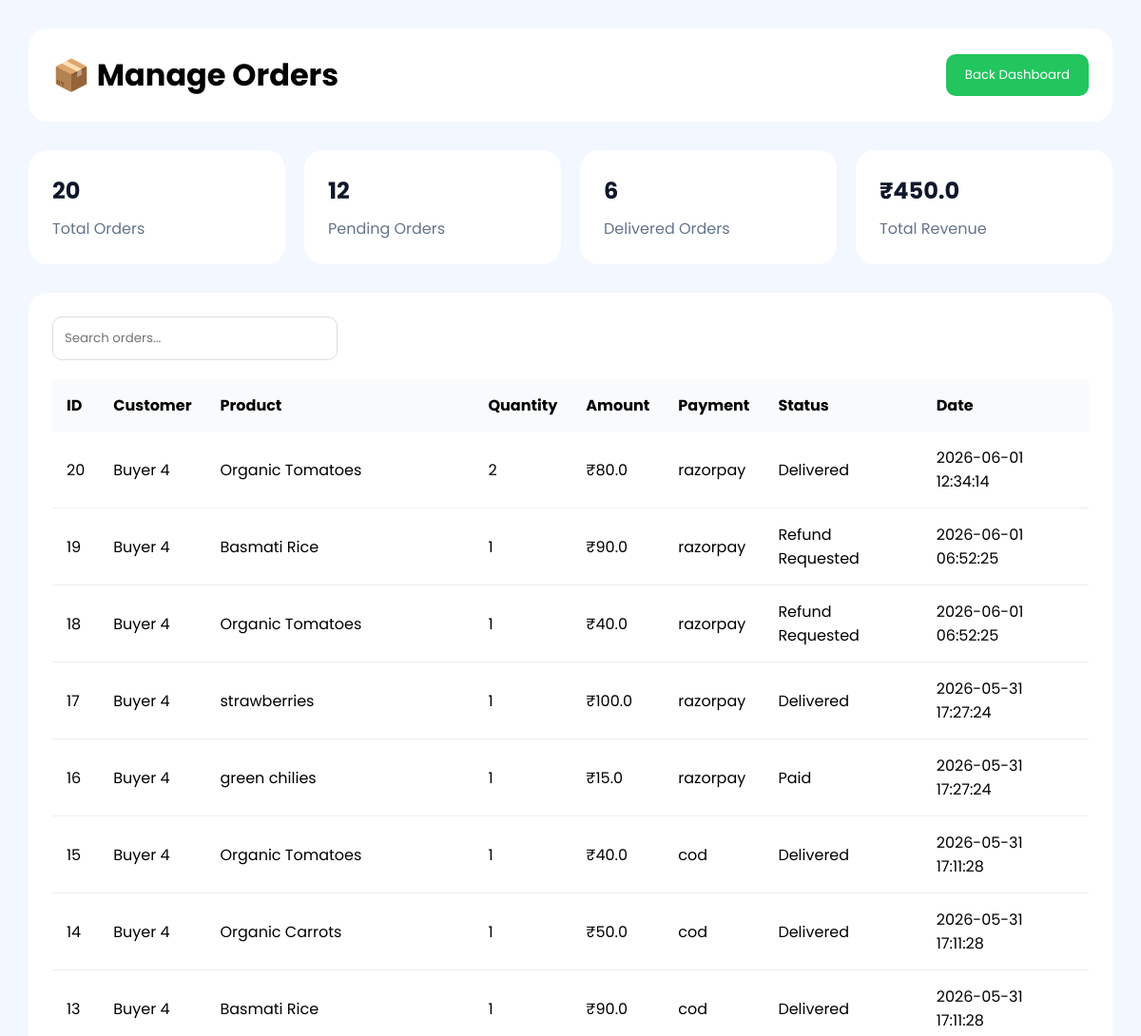
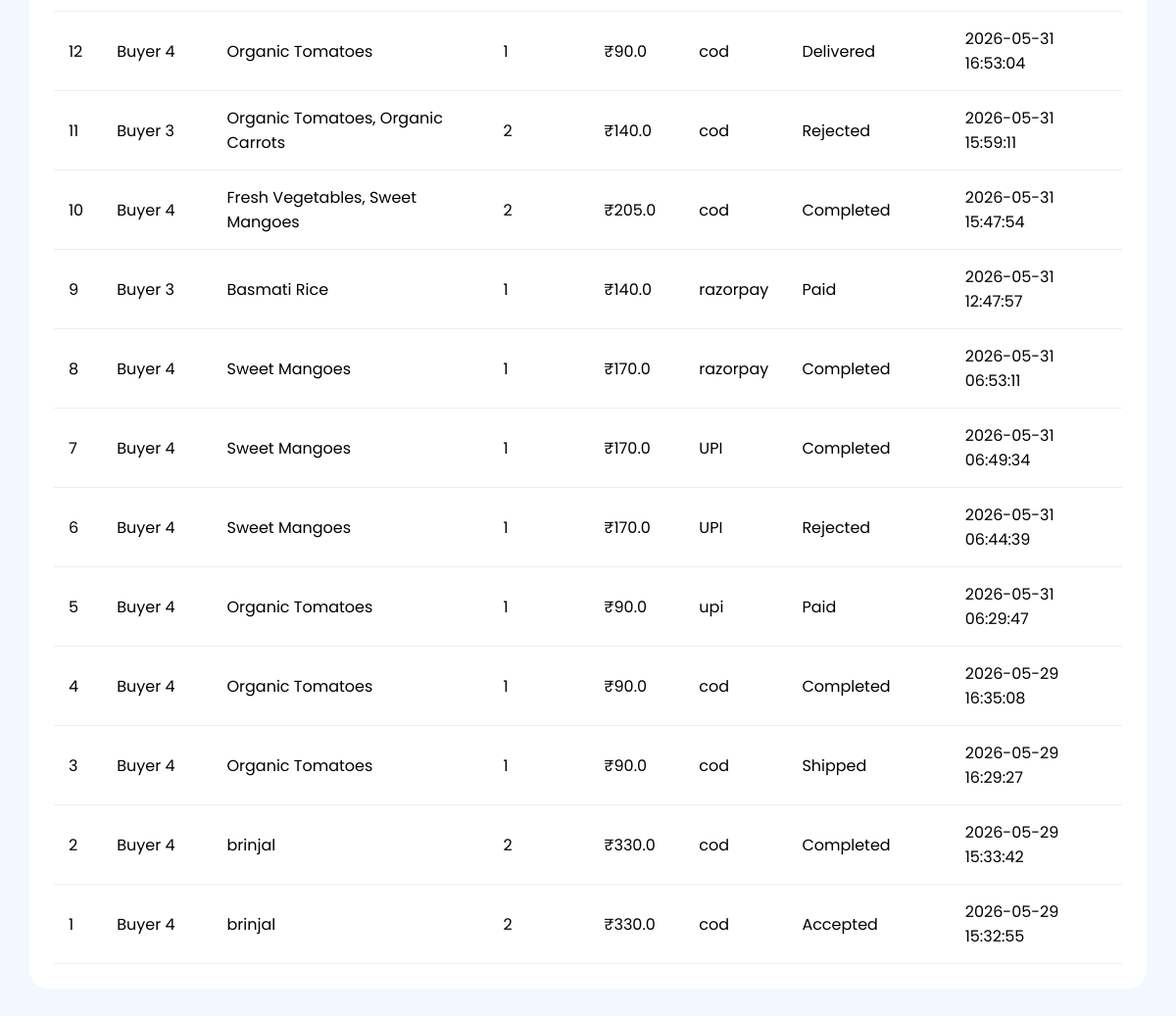
The page /manage-orders.html on the database its author committed (2 pictures, top to bottom).
### tables this page shows
CREATE TABLE orders (

            id INTEGER PRIMARY KEY AUTOINCREMENT,

            buyer_id INTEGER,

            product_name TEXT NOT NULL,

            quantity INTEGER NOT NULL,

            total_price REAL NOT NULL,

            payment_method TEXT NOT NULL,

            status TEXT DEFAULT 'Paid',

            order_date TIMESTAMP DEFAULT CURRENT_TIMESTAMP

        , estimated_date TEXT, estimated_time TEXT, farmer_id INTEGER);

### app.py (the view)
@app.route("/manage-orders.html")
def manageOrders():
    conn = get_db_connection()
    orders = conn.execute(
        """
        SELECT *
        FROM orders
        ORDER BY id DESC
        """
    ).fetchall()
    total_orders = conn.execute(
        """
        SELECT COUNT(*) as total
        FROM orders
        """
    ).fetchone()["total"]
    pending_orders = conn.execute(
        """
        SELECT COUNT(*) as total
        FROM orders
        WHERE status != 'Delivered'
        AND status != 'Rejected'

        """
    ).fetchone()["total"]
    delivered_orders = conn.execute(
        """
        SELECT COUNT(*) as total
        FROM orders
        WHERE status = 'Delivered'
        """
    ).fetchone()["total"]
    rejected_orders = conn.execute(
        """
        SELECT COUNT(*) as total
        FROM orders
        WHERE status = 'Rejected'
        """
    ).fetchone()["total"]
    total_revenue = conn.execute(
        """
        SELECT COALESCE(SUM(total_price),0) as revenue
        FROM orders
        WHERE status = 'Delivered'
        """
    ).fetchone()["revenue"]
    conn.close()
    return render_template(
        "manage-orders.html",
        orders=orders,
        total_orders=total_orders,
        pending_orders=pending_orders,
        delivered_orders=delivered_orders,
        rejected_orders=rejected_orders,
        total_revenue=total_revenue
    )

### db.py (called while the page is built)
def get_db_connection():
    conn = sqlite3.connect("database.db")
    conn.row_factory = sqlite3.Row
    return conn

### templates/manage-orders.html (shortened to what this page needs)
<!DOCTYPE html>
<html>
<head>
<link rel="stylesheet"
href="https://cdnjs.cloudflare.com/ajax/libs/font-awesome/6.5.1/css/all.min.css"/>
</head>
<body>
<div class="topbar">
    <h1>📦 Manage Orders</h1>
    <a href="admin-dashboard.html">
        <button class="back-btn">
            Back Dashboard
        </button>
    </a>
</div>
<div class="stats">
    <div class="card">
        <h2>{{ total_orders }}</h2>
        <p>Total Orders</p>
    </div>
    <div class="card">
        <h2>{{ pending_orders }}</h2>
        <p>Pending Orders</p>
    </div>
    <div class="card">
        <h2>{{ delivered_orders }}</h2>
        <p>Delivered Orders</p>
    </div>
    <div class="card">
        <h2>₹{{ total_revenue }}</h2>
        <p>Total Revenue</p>
    </div>
</div>
<div class="orders-box">
    <input
    type="text"
    id="searchInput"
    class="search-box"
    placeholder="Search orders..."
    onkeyup="searchOrders()">
    <table>
        <thead>
            <tr>
                <th>ID</th>
                <th>Customer</th>
                <th>Product</th>
                <th>Quantity</th>
                <th>Amount</th>
                <th>Payment</th>
                <th>Status</th>
                <th>Date</th>
            </tr>
        </thead>
        <tbody>
        {% for order in orders %}
        <tr>
            <td>{{ order.id }}</td>
            <td>Buyer {{ order.buyer_id }}</td>
            <td>{{ order.product_name }}</td>
            <td>{{ order.quantity }}</td>
            <td>₹{{ order.total_price }}</td>
            <td>{{ order.payment_method }}</td>
            <td>{{ order.status }}</td>
            <td>{{ order.order_date }}</td>
        </tr>
        {% endfor %}
        </tbody>
    </table>
</div>
</body>
</html>

### templates/manage-orders.html (style rules this page uses)
* { margin:0; padding:0; box-sizing:border-box; font-family:'Poppins',sans-serif; }
body { background:#f3f7ff; padding:30px; }
.topbar { background:white; padding:25px; border-radius:20px; display:flex; justify-content:space-between; align-items:center; margin-bottom:30px; }
.back-btn { background:#22c55e; color:white; border:none; padding:12px 20px; border-radius:10px; cursor:pointer; }
.stats { display:grid; grid-template-columns:repeat(4,1fr); gap:20px; margin-bottom:30px; }
.card { background:white; padding:25px; border-radius:20px; }
.card h2 { color:#0f172a; margin-bottom:10px; }
.card p { color:#64748b; }
.orders-box { background:white; padding:25px; border-radius:20px; }
.search-box { width:300px; padding:12px; border:1px solid #ddd; border-radius:10px; margin-bottom:20px; }
table { width:100%; border-collapse:collapse; }
th { background:#f8fafc; padding:15px; text-align:left; }
td { padding:15px; border-bottom:1px solid #eee; }

### rows shown on the page
orders: id "20", buyer_id "4", product_name "Organic Tomatoes", quantity "2", total_price "80.0", payment_method "razorpay", status "Delivered", order_date "2026-06-01 12:34:14"
orders: id "19", buyer_id "4", product_name "Basmati Rice", quantity "1", total_price "90.0", payment_method "razorpay", status "Refund Requested", order_date "2026-06-01 06:52:25"
orders: id "18", buyer_id "4", product_name "Organic Tomatoes", quantity "1", total_price "40.0", payment_method "razorpay", status "Refund Requested", order_date "2026-06-01 06:52:25"
orders: id "17", buyer_id "4", product_name "strawberries", quantity "1", total_price "100.0", payment_method "razorpay", status "Delivered", order_date "2026-05-31 17:27:24"
orders: id "16", buyer_id "4", product_name "green chilies", quantity "1", total_price "15.0", payment_method "razorpay", status "Paid", order_date "2026-05-31 17:27:24"
orders: id "15", buyer_id "4", product_name "Organic Tomatoes", quantity "1", total_price "40.0", payment_method "cod", status "Delivered", order_date "2026-05-31 17:11:28"
orders: id "14", buyer_id "4", product_name "Organic Carrots", quantity "1", total_price "50.0", payment_method "cod", status "Delivered", order_date "2026-05-31 17:11:28"
orders: id "13", buyer_id "4", product_name "Basmati Rice", quantity "1", total_price "90.0", payment_method "cod", status "Delivered", order_date "2026-05-31 17:11:28"
orders: id "12", buyer_id "4", product_name "Organic Tomatoes", quantity "1", total_price "90.0", payment_method "cod", status "Delivered", order_date "2026-05-31 16:53:04"
orders: id "11", buyer_id "3", product_name "Organic Tomatoes, Organic Carrots", quantity "2", total_price "140.0", payment_method "cod", status "Rejected", order_date "2026-05-31 15:59:11"
orders: id "10", buyer_id "4", product_name "Fresh Vegetables, Sweet Mangoes", quantity "2", total_price "205.0", payment_method "cod", status "Completed", order_date "2026-05-31 15:47:54"
orders: id "9", buyer_id "3", product_name "Basmati Rice", quantity "1", total_price "140.0", payment_method "razorpay", status "Paid", order_date "2026-05-31 12:47:57"
orders: id "8", buyer_id "4", product_name "Sweet Mangoes", quantity "1", total_price "170.0", payment_method "razorpay", status "Completed", order_date "2026-05-31 06:53:11"
orders: id "7", buyer_id "4", product_name "Sweet Mangoes", quantity "1", total_price "170.0", payment_method "UPI", status "Completed", order_date "2026-05-31 06:49:34"
orders: id "6", buyer_id "4", product_name "Sweet Mangoes", quantity "1", total_price "170.0", payment_method "UPI", status "Rejected", order_date "2026-05-31 06:44:39"
orders: id "5", buyer_id "4", product_name "Organic Tomatoes", quantity "1", total_price "90.0", payment_method "upi", status "Paid", order_date "2026-05-31 06:29:47"
orders: id "4", buyer_id "4", product_name "Organic Tomatoes", quantity "1", total_price "90.0", payment_method "cod", status "Completed", order_date "2026-05-29 16:35:08"
orders: id "3", buyer_id "4", product_name "Organic Tomatoes", quantity "1", total_price "90.0", payment_method "cod", status "Shipped", order_date "2026-05-29 16:29:27"
orders: id "2", buyer_id "4", product_name "brinjal", quantity "2", total_price "330.0", payment_method "cod", status "Completed", order_date "2026-05-29 15:33:42"
orders: id "1", buyer_id "4", product_name "brinjal", quantity "2", total_price "330.0", payment_method "cod", status "Accepted", order_date "2026-05-29 15:32:55"

### other values the page prints
{{ total_orders }} "20"
{{ pending_orders }} "12"
{{ delivered_orders }} "6"
{{ total_revenue }} "450.0"
